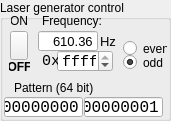
   <widget class="QGroupBox" name="groupBoxLaser">
    <property name="geometry">
     <rect>
      <x>460</x>
      <y>0</y>
      <width>171</width>
      <height>121</height>
     </rect>
    </property>
    <property name="title">
     <string>Laser generator control</string>
    </property>
    <widget class="QLineEdit" name="lineEditPattern1">
     <property name="geometry">
      <rect>
       <x>4</x>
       <y>97</y>
       <width>79</width>
       <height>20</height>
      </rect>
     </property>
     <property name="font">
      <font>
       <family>Consolas</family>
       <pointsize>12</pointsize>
      </font>
     </property>
     <property name="inputMask">
      <string notr="true">HHHHHHHH</string>
     </property>
     <property name="text">
      <string>00000000</string>
     </property>
     <property name="maxLength">
      <number>8</number>
     </property>
    </widget>
    <widget class="QLabel" name="labelTextPattern">
     <property name="enabled">
      <bool>true</bool>
     </property>
     <property name="geometry">
      <rect>
       <x>14</x>
       <y>80</y>
       <width>81</width>
       <height>16</height>
      </rect>
     </property>
     <property name="text">
      <string>Pattern (64 bit)</string>
     </property>
    </widget>
    <widget class="QLineEdit" name="lineEditFrequency">
     <property name="geometry">
      <rect>
       <x>38</x>
       <y>31</y>
       <width>60</width>
       <height>20</height>
      </rect>
     </property>
     <property name="font">
      <font>
       <pointsize>10</pointsize>
      </font>
     </property>
     <property name="inputMask">
      <string notr="true"/>
     </property>
     <property name="text">
      <string>610.36</string>
     </property>
     <property name="maxLength">
      <number>7</number>
     </property>
     <property name="alignment">
      <set>Qt::AlignRight|Qt::AlignTrailing|Qt::AlignVCenter</set>
     </property>
     <property name="placeholderText">
      <string notr="true"/>
     </property>
    </widget>
    <widget class="QLabel" name="labelTextFrequency">
     <property name="geometry">
      <rect>
       <x>42</x>
       <y>13</y>
       <width>61</width>
       <height>16</height>
      </rect>
     </property>
     <property name="text">
      <string>Frequency:</string>
     </property>
    </widget>
    <widget class="QLabel" name="labelTextHz">
     <property name="geometry">
      <rect>
       <x>100</x>
       <y>33</y>
       <width>16</width>
       <height>16</height>
      </rect>
     </property>
     <property name="font">
      <font>
       <pointsize>10</pointsize>
      </font>
     </property>
     <property name="text">
      <string>Hz</string>
     </property>
    </widget>
    <widget class="QLabel" name="labelTextOn">
     <property name="geometry">
      <rect>
       <x>11</x>
       <y>13</y>
       <width>16</width>
       <height>16</height>
      </rect>
     </property>
     <property name="text">
      <string notr="true">ON</string>
     </property>
     <property name="alignment">
      <set>Qt::AlignCenter</set>
     </property>
    </widget>
    <widget class="QRadioButton" name="radioButtonEven">
     <property name="geometry">
      <rect>
       <x>123</x>
       <y>40</y>
       <width>44</width>
       <height>17</height>
      </rect>
     </property>
     <property name="text">
      <string>even</string>
     </property>
     <property name="checked">
      <bool>false</bool>
     </property>
    </widget>
    <widget class="QRadioButton" name="radioButtonOdd">
     <property name="geometry">
      <rect>
       <x>123</x>
       <y>54</y>
       <width>44</width>
       <height>17</height>
      </rect>
     </property>
     <property name="text">
      <string>odd</string>
     </property>
     <property name="checked">
      <bool>true</bool>
     </property>
    </widget>
    <widget class="QLineEdit" name="lineEditPattern0">
     <property name="geometry">
      <rect>
       <x>84</x>
       <y>97</y>
       <width>79</width>
       <height>20</height>
      </rect>
     </property>
     <property name="font">
      <font>
       <family>Consolas</family>
       <pointsize>12</pointsize>
      </font>
     </property>
     <property name="inputMask">
      <string notr="true">HHHHHHHH</string>
     </property>
     <property name="text">
      <string>00000001</string>
     </property>
     <property name="maxLength">
      <number>8</number>
     </property>
    </widget>
    <widget class="QPushButton" name="buttonSwitch">
     <property name="geometry">
      <rect>
       <x>10</x>
       <y>31</y>
       <width>18</width>
       <height>29</height>
      </rect>
     </property>
     <property name="text">
      <string/>
     </property>
     <property name="icon">
      <iconset resource="img.qrc">
       <normaloff>:/images/SWs.png</normaloff>:/images/SWs.png</iconset>
     </property>
     <property name="iconSize">
      <size>
       <width>16</width>
       <height>27</height>
      </size>
     </property>
     <property name="checkable">
      <bool>true</bool>
     </property>
     <property name="checked">
      <bool>false</bool>
     </property>
     <property name="flat">
      <bool>false</bool>
     </property>
    </widget>
    <widget class="QLabel" name="labelTextOff">
     <property name="geometry">
      <rect>
       <x>9</x>
       <y>59</y>
       <width>21</width>
       <height>16</height>
      </rect>
     </property>
     <property name="font">
      <font>
       <weight>75</weight>
       <bold>true</bold>
      </font>
     </property>
     <property name="text">
      <string notr="true">OFF</string>
     </property>
     <property name="alignment">
      <set>Qt::AlignCenter</set>
     </property>
    </widget>
    <widget class="QSpinBox" name="spinBoxRegFrequency">
     <property name="geometry">
      <rect>
       <x>57</x>
       <y>50</y>
       <width>56</width>
       <height>22</height>
      </rect>
     </property>
     <property name="font">
      <font>
       <family>Consolas</family>
       <pointsize>11</pointsize>
      </font>
     </property>
     <property name="alignment">
      <set>Qt::AlignLeading|Qt::AlignLeft|Qt::AlignVCenter</set>
     </property>
     <property name="suffix">
      <string notr="true"/>
     </property>
     <property name="prefix">
      <string notr="true"/>
     </property>
     <property name="minimum">
      <number>41</number>
     </property>
     <property name="maximum">
      <number>65535</number>
     </property>
     <property name="singleStep">
      <number>2</number>
     </property>
     <property name="value">
      <number>65535</number>
     </property>
     <property name="displayIntegerBase">
      <number>16</number>
     </property>
    </widget>
    <widget class="QLabel" name="labelText0x">
     <property name="geometry">
      <rect>
       <x>42</x>
       <y>53</y>
       <width>16</width>
       <height>16</height>
      </rect>
     </property>
     <property name="font">
      <font>
       <family>Consolas</family>
       <pointsize>11</pointsize>
      </font>
     </property>
     <property name="text">
      <string>0x</string>
     </property>
    </widget>
   </widget>
